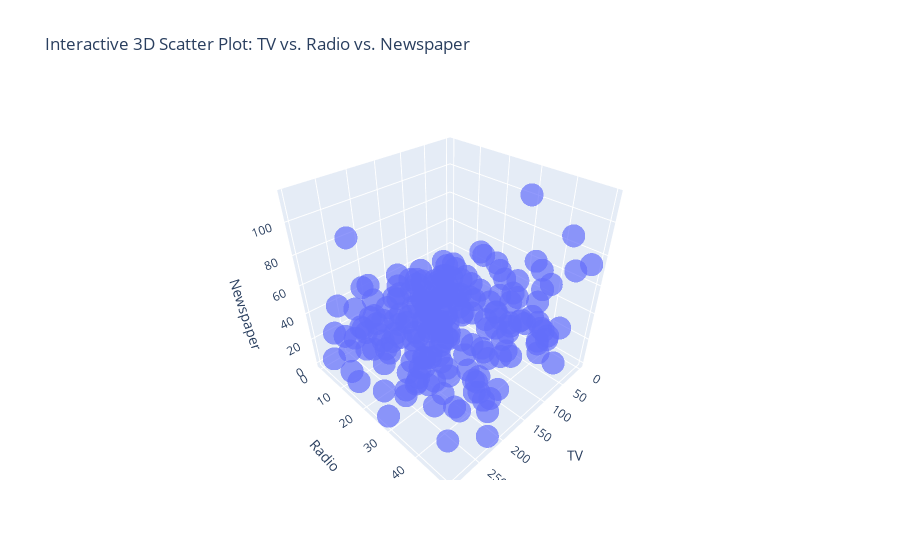
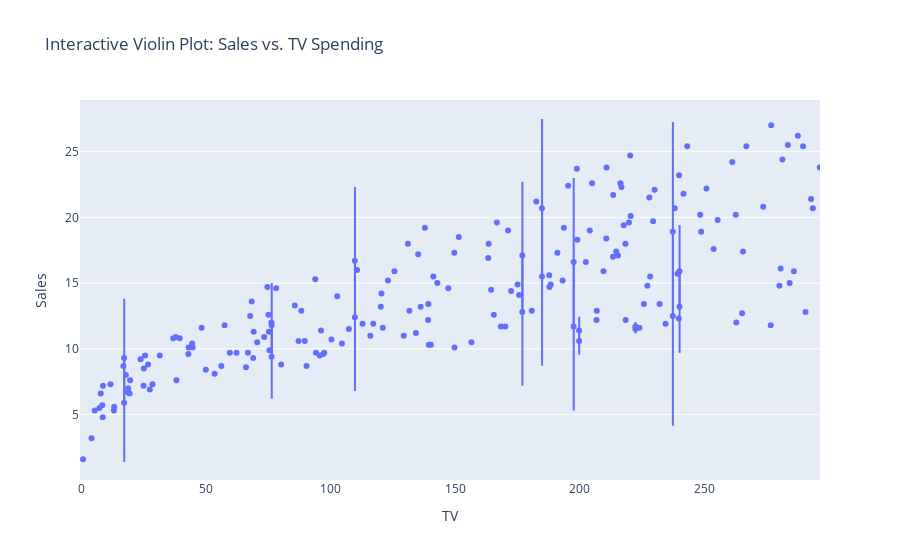
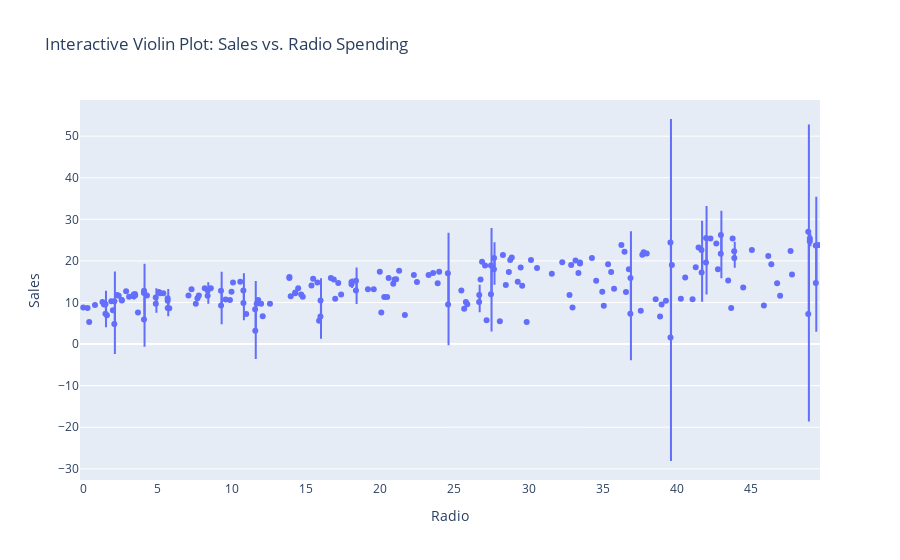
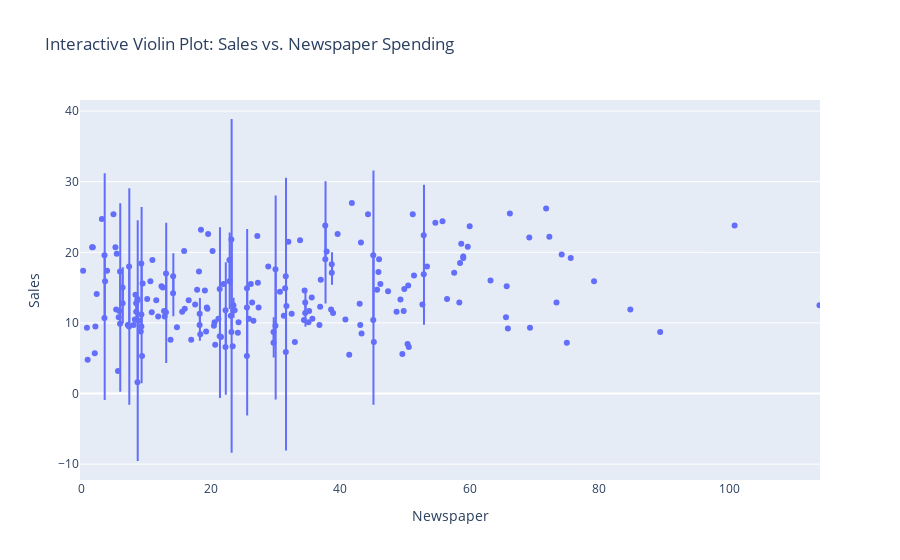

Notebook source saved alongside these figures, in order:
### Code cell
# Interactive 3D Scatter Plot: TV vs. Radio vs. Sales
fig = px.scatter_3d(data, x='TV', y='Radio', z='Newspaper', opacity=0.7, title='Interactive 3D Scatter Plot: TV vs. Radio vs. Newspaper')
fig.show()

# Interactive Violin Plots
fig = px.violin(data, y='Sales', x='TV', box=True, points="all", title='Interactive Violin Plot: Sales vs. TV Spending')
fig.show()
fig = px.violin(data, y='Sales', x='Radio', box=True, points="all", title='Interactive Violin Plot: Sales vs. Radio Spending')
fig.show()
fig = px.violin(data, y='Sales', x='Newspaper', box=True, points="all", title='Interactive Violin Plot: Sales vs. Newspaper Spending')
fig.show()

### Figure 1 — Plotly figure (JSON) as saved in the notebook; plotly's stock layout.template omitted (floating-point values rounded to 4 significant figures; data arrays with more than 128 entries replaced by an {"elided": "..."} marker saying what was removed)
{"data": [{"hovertemplate": "TV=%{x}<br>Radio=%{y}<br>Newspaper=%{z}<extra></extra>", "legendgroup": "", "marker": {"color": "#636efa", "opacity": 0.7, "symbol": "circle"}, "mode": "markers", "name": "", "scene": "scene", "showlegend": false, "type": "scatter3d", "x": {"elided": "200 float values"}, "y": {"elided": "200 float values"}, "z": {"elided": "200 float values"}}], "layout": {"legend": {"tracegroupgap": 0}, "scene": {"domain": {"x": [0, 1], "y": [0, 1]}, "xaxis": {"title": {"text": "TV"}}, "yaxis": {"title": {"text": "Radio"}}, "zaxis": {"title": {"text": "Newspaper"}}}, "title": {"text": "Interactive 3D Scatter Plot: TV vs. Radio vs. Newspaper"}}}

### Figure 2 — Plotly figure (JSON) as saved in the notebook; plotly's stock layout.template omitted (floating-point values rounded to 4 significant figures; data arrays with more than 128 entries replaced by an {"elided": "..."} marker saying what was removed)
{"data": [{"alignmentgroup": "True", "box": {"visible": true}, "hovertemplate": "TV=%{x}<br>Sales=%{y}<extra></extra>", "legendgroup": "", "marker": {"color": "#636efa"}, "name": "", "offsetgroup": "", "orientation": "v", "points": "all", "scalegroup": "True", "showlegend": false, "type": "violin", "x": {"elided": "200 float values"}, "x0": " ", "xaxis": "x", "y": {"elided": "200 float values"}, "y0": " ", "yaxis": "y"}], "layout": {"legend": {"tracegroupgap": 0}, "title": {"text": "Interactive Violin Plot: Sales vs. TV Spending"}, "violinmode": "group", "xaxis": {"anchor": "y", "domain": [0, 1], "title": {"text": "TV"}}, "yaxis": {"anchor": "x", "domain": [0, 1], "title": {"text": "Sales"}}}}

### Figure 3 — Plotly figure (JSON) as saved in the notebook; plotly's stock layout.template omitted (floating-point values rounded to 4 significant figures; data arrays with more than 128 entries replaced by an {"elided": "..."} marker saying what was removed)
{"data": [{"alignmentgroup": "True", "box": {"visible": true}, "hovertemplate": "Radio=%{x}<br>Sales=%{y}<extra></extra>", "legendgroup": "", "marker": {"color": "#636efa"}, "name": "", "offsetgroup": "", "orientation": "v", "points": "all", "scalegroup": "True", "showlegend": false, "type": "violin", "x": {"elided": "200 float values"}, "x0": " ", "xaxis": "x", "y": {"elided": "200 float values"}, "y0": " ", "yaxis": "y"}], "layout": {"legend": {"tracegroupgap": 0}, "title": {"text": "Interactive Violin Plot: Sales vs. Radio Spending"}, "violinmode": "group", "xaxis": {"anchor": "y", "domain": [0, 1], "title": {"text": "Radio"}}, "yaxis": {"anchor": "x", "domain": [0, 1], "title": {"text": "Sales"}}}}

### Figure 4 — Plotly figure (JSON) as saved in the notebook; plotly's stock layout.template omitted (floating-point values rounded to 4 significant figures; data arrays with more than 128 entries replaced by an {"elided": "..."} marker saying what was removed)
{"data": [{"alignmentgroup": "True", "box": {"visible": true}, "hovertemplate": "Newspaper=%{x}<br>Sales=%{y}<extra></extra>", "legendgroup": "", "marker": {"color": "#636efa"}, "name": "", "offsetgroup": "", "orientation": "v", "points": "all", "scalegroup": "True", "showlegend": false, "type": "violin", "x": {"elided": "200 float values"}, "x0": " ", "xaxis": "x", "y": {"elided": "200 float values"}, "y0": " ", "yaxis": "y"}], "layout": {"legend": {"tracegroupgap": 0}, "title": {"text": "Interactive Violin Plot: Sales vs. Newspaper Spending"}, "violinmode": "group", "xaxis": {"anchor": "y", "domain": [0, 1], "title": {"text": "Newspaper"}}, "yaxis": {"anchor": "x", "domain": [0, 1], "title": {"text": "Sales"}}}}
